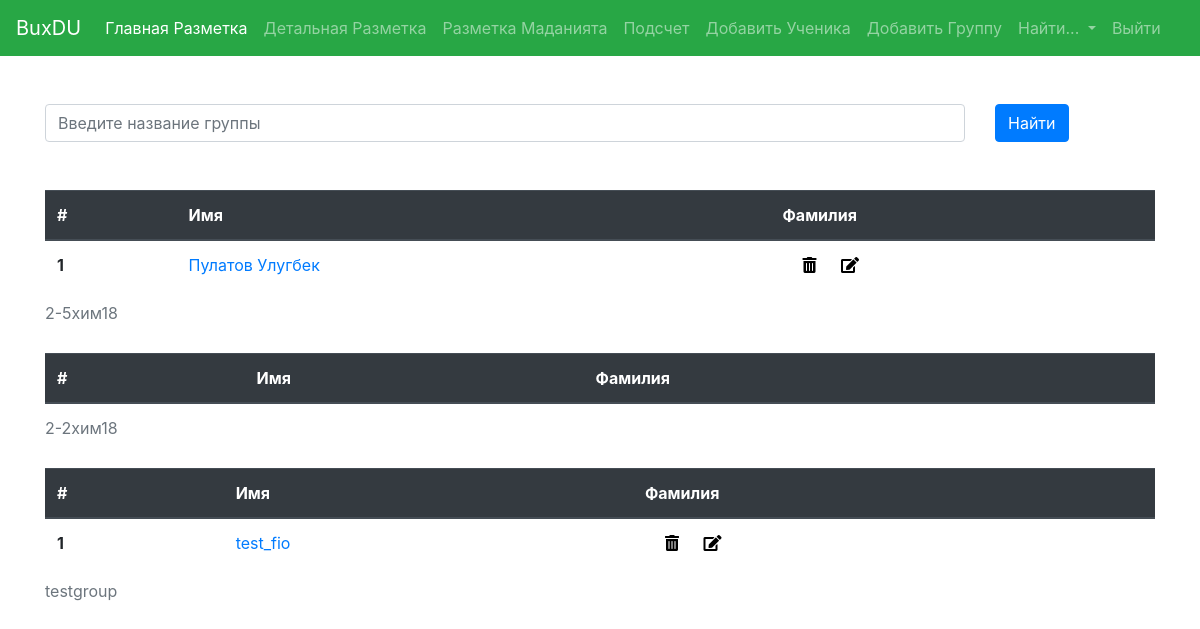
Page /groups/ on the earlier database version.
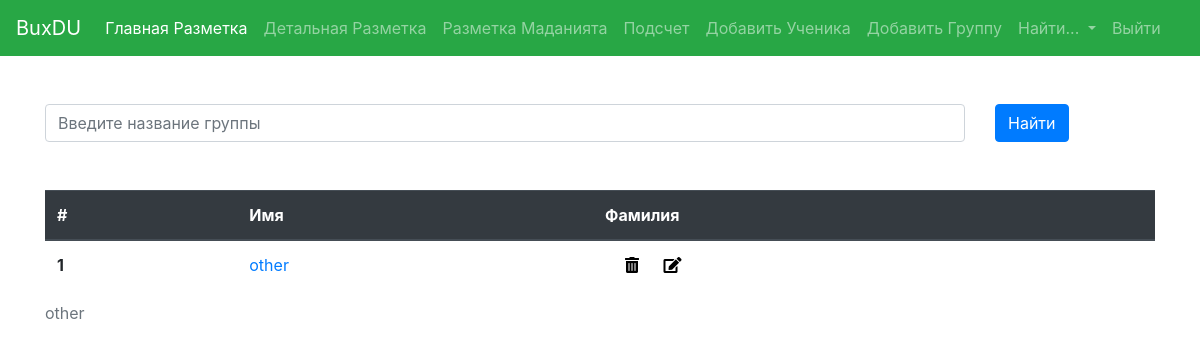
Same page on the later database version.
### zones/models.py (models this page shows, shortened)
class Group(models.Model):
    title = models.CharField(max_length=255, blank=True, null=True)

class Owner(models.Model):
    name = models.CharField(max_length=255, blank=True, null=True)
    group = models.ForeignKey(Group, on_delete=models.PROTECT)
    def link(self):
        return reverse('student', kwargs={'id': self.id})

### zones/views.py (the view)
# urls.py: path('groups/', views.groups, name="groups"),
def groups(request):
    groups = Group.objects.all()
    context = {'groups': groups}
    return render(request, 'groups.html', context)

### zones/templates/groups.html (shortened to what this page needs)
{% extends 'base.html' %}
{% block content %}
    <div class="container mt-5">
        <form action="{% url 'search' %}" method="POST">
            <div class="row">
                <div class="col-md-10">
                    <input type="text" name="search" placeholder="Введите название группы" class="form-control">
                </div>
                <div class="col-md-2">
                    <button class="btn btn-primary" type="submit">Найти</button>
                </div>
            </div>
        </form>
        <div class="mt-5">
            {% for group in groups %}
            <table class="table">
                <caption>
                    {{group.title}}
                </caption>
                <thead class="thead-dark">
                    <tr>
                        <th scope="col">#</th>
                        <th scope="col">Имя</th>
                        <th scope="col">Фамилия</th>
                    </tr>
                </thead>
                <tbody>
                    {% for student in group.owner_set.all %}
                    <tr>
                        <th scope="row">{{ forloop.counter }}</th>
                        <td><a href="{{student.link}}">{{student.name}}</a></td>
                        <td><a href="{% url 'student_delete' student.id %}" style="text-decoration: none; margin: 0 20px;"><i class="fas fa-trash-alt" style="color: black;"></i></a>
                            <a href="{% url 'student_edit' student.id %}" ><i class="fas fa-edit" style="color: black;"></i></a></td>
                    </tr>
                    {% endfor %}
                </tbody>
            </table>
            {% endfor %}
        </div>
    </div>
{% endblock %}

Differences in the rows shown:
removed Group: title "2-5хим18"
removed Owner: name "Пулатов Улугбек", shown under "2-5хим18"
removed Group: title "2-2хим18"
removed Group: title "testgroup"
removed Owner: name "test_fio", shown under "testgroup"
added Group: title "other"
added Owner: name "other"
